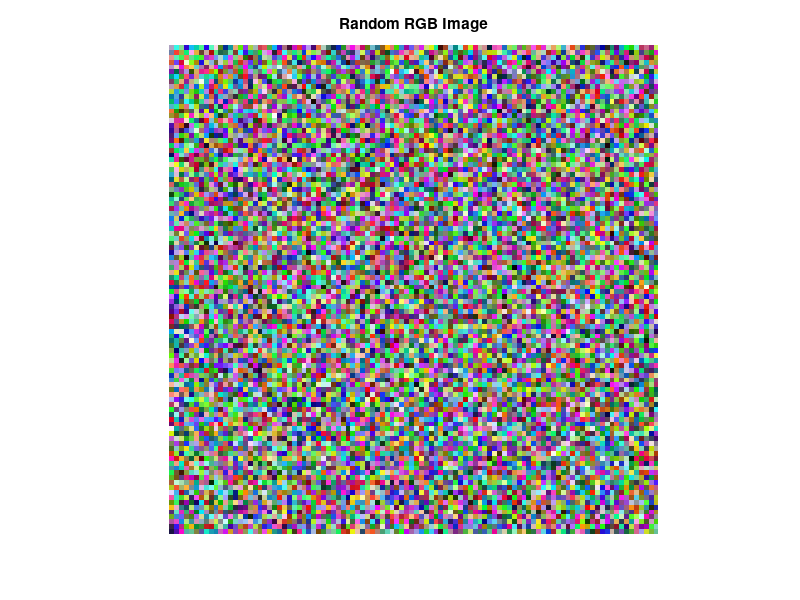

Write MATLAB code to recreate this figure.
% Day 035: Random Image Generation
img = randi([0, 255], 100, 100, 3, 'uint8');
imshow(img);
title('Random RGB Image');
